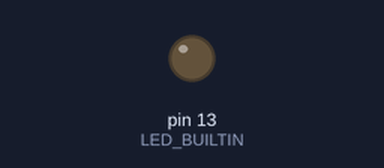
A sketch run on a simulated Arduino Uno, built with avr-gcc and run on an emulated ATmega328P. Shown: output pins drawn as LEDs (lit = HIGH).

Above: at 1.8 s.
At 5.7 s:
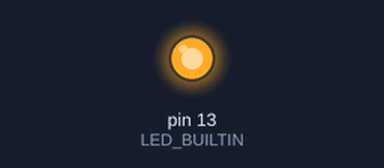
Timing chart, 0 to 6.0 s (numbered marks = the images above):
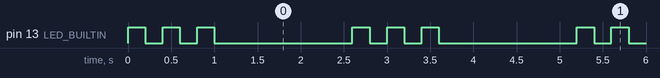

The sketch:

04_pulse_bursts.ino
```cpp
// Exercise 04: repeat an action with a bounded for loop.
const unsigned int pulseCount = 3;
const unsigned long onTimeMs = 200;
const unsigned long pulseGapMs = 200;
// Additional quiet time after the final pulse's normal off interval.
const unsigned long burstPauseMs = 1400;

void pulseLed(unsigned long onMs, unsigned long offMs) {
  digitalWrite(LED_BUILTIN, HIGH);
  delay(onMs);
  digitalWrite(LED_BUILTIN, LOW);
  delay(offMs);
}

void sendBurst(unsigned int count) {
  for (unsigned int pulseIndex = 0; pulseIndex < count; pulseIndex++) {
    pulseLed(onTimeMs, pulseGapMs);
  }
}

void setup() {
  pinMode(LED_BUILTIN, OUTPUT);
  digitalWrite(LED_BUILTIN, LOW);
}

void loop() {
  sendBurst(pulseCount);
  delay(burstPauseMs);
}
```

Measured:
- by itself, pin 13 (LED_BUILTIN): repeats every 2.6 s: 2 × (LOW 0.20 s, HIGH 0.20 s), LOW 1.6 s, HIGH 0.20 s
- by itself, everything shown: repeats every 2.6 s, in 6 steps
